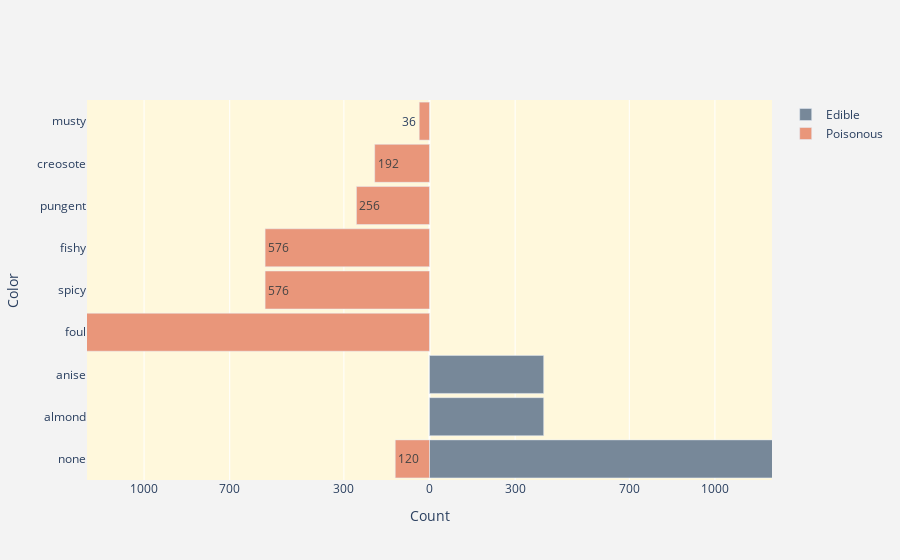

Notebook code for this chart:
### Markdown cell above
### Visualisasi atribut Odor dalam bentuk Grafik

### Code cell
odor_edible=pd.DataFrame(edible["odor"].value_counts())
odor_poisonous=pd.DataFrame(poisonous["odor"].value_counts())

layout = go.Layout(yaxis=go.layout.YAxis(title='Color'),
                   xaxis=go.layout.XAxis(
                       range=[-1200, 1200],
                     tickvals=[-1000, -700, -300, 0, 300, 700, 1000],
                       ticktext=[1000, 700, 300, 0, 300, 700, 1000],
                       title='Count'),
                   barmode='overlay',
                   bargap=0.1,
                   paper_bgcolor='rgb(243, 243, 243)',
                   plot_bgcolor='cornsilk')

data3 = [go.Bar(y=odor_edible.index,
               x=odor_edible["odor"],
               orientation='h',
               name='Edible',
               hoverinfo='x',
               marker=dict(color='lightslategrey')
               ),
        go.Bar(y=odor_poisonous.index,
               x=-1*odor_poisonous["odor"],
               orientation='h',
               name='Poisonous',
               hoverinfo='text',
               text=odor_poisonous["odor"].astype('int'),
               marker=dict(color='darksalmon')
               )]
iplot(dict(data=data3, layout=layout))

### Figure 1 — Plotly figure (JSON) as saved in the notebook; plotly's stock layout.template omitted (floating-point values rounded to 4 significant figures)
{"data": [{"hoverinfo": "x", "marker": {"color": "lightslategrey"}, "name": "Edible", "orientation": "h", "type": "bar", "x": [3408, 400, 400], "y": ["none", "almond", "anise"]}, {"hoverinfo": "text", "marker": {"color": "darksalmon"}, "name": "Poisonous", "orientation": "h", "text": [2160, 576, 576, 256, 192, 120, 36], "type": "bar", "x": [-2160, -576, -576, -256, -192, -120, -36], "y": ["foul", "spicy", "fishy", "pungent", "creosote", "none", "musty"]}], "layout": {"bargap": 0.1, "barmode": "overlay", "paper_bgcolor": "rgb(243, 243, 243)", "plot_bgcolor": "cornsilk", "xaxis": {"range": [-1200, 1200], "ticktext": [1000, 700, 300, 0, 300, 700, 1000], "tickvals": [-1000, -700, -300, 0, 300, 700, 1000], "title": {"text": "Count"}}, "yaxis": {"title": {"text": "Color"}}}}
